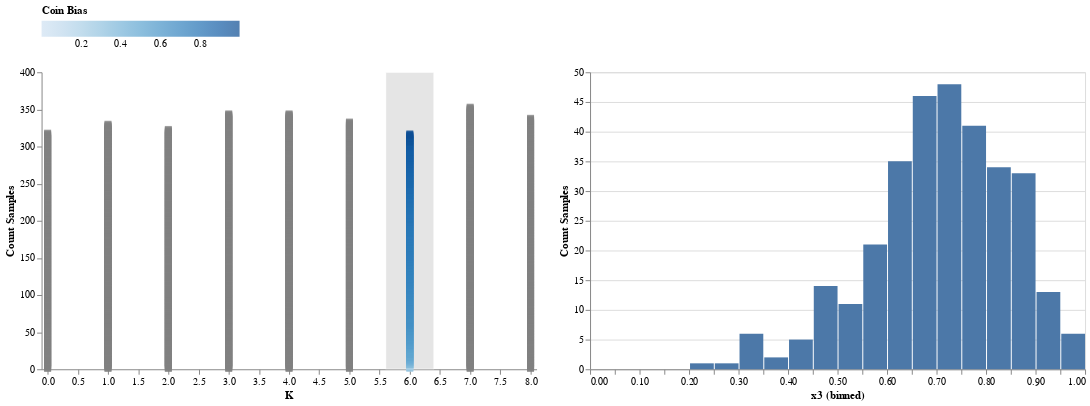

Source (notebook cell):
### Code cell
points = df |> vl"""
{
"hconcat" : [
  {

    "view":{"stroke" : null},
    "layer": [{

    
    "selection": {
      "brush": {"type": "interval","encodings": ["x"],"init":{"x": [5.6, 6.4]}}
    },
    "view":{"stroke" : null},
    "width": 500,
    "height": 300,
    "mark": {"type": "square"},
    "encoding": {
        "x": {"field": "x1", "type": "quantitative","axis": {"grid":false, "title":"K"},"scale":{"domain":[-0.1,8.1]}},
        "y": {"field": "x2", "type": "quantitative", "axis": {"grid":false, "title":"Count Samples"}},
        "size":{"value":50},
        "color": {
              "condition": {"selection": "brush", "field": "x3", "type": "quantitative","title":"Coin Bias",
              "legend": {"orient": "top", "title": "Coin Bias"}
                            },
              "value": "grey"
            }
        }
}]},
  {
    "layer":[{
    "transform": [
      {"filter": {"selection": "brush"}}
    ],
    "width": 500,
    "height": 300,
    "mark": "bar",
    "encoding": {
    "x": {
        "bin":{"maxbins":20},
        "field": "x3",
        "type": "quantitative"
    },
    "y": {
        "aggregate": "count",
        "type": "quantitative",
        "title": "Count Samples"
      }
    }}
    ]
}]
}
"""

### Figure 1 — Vega-Lite specification as saved in the notebook (floating-point values rounded to 4 significant figures; data arrays with more than 128 entries replaced by an {"elided": "..."} marker saying what was removed)
{"data": {"values": {"elided": "3000 records"}}, "hconcat": [{"layer": [{"encoding": {"color": {"condition": {"field": "x3", "legend": {"orient": "top", "title": "Coin Bias"}, "selection": "brush", "title": "Coin Bias", "type": "quantitative"}, "value": "grey"}, "size": {"value": 50}, "x": {"axis": {"grid": false, "title": "K"}, "field": "x1", "scale": {"domain": [-0.1, 8.1]}, "type": "quantitative"}, "y": {"axis": {"grid": false, "title": "Count Samples"}, "field": "x2", "type": "quantitative"}}, "height": 300, "mark": {"type": "square"}, "selection": {"brush": {"encodings": ["x"], "init": {"x": [5.6, 6.4]}, "type": "interval"}}, "view": {"stroke": null}, "width": 500}], "view": {"stroke": null}}, {"layer": [{"encoding": {"x": {"bin": {"maxbins": 20}, "field": "x3", "type": "quantitative"}, "y": {"aggregate": "count", "title": "Count Samples", "type": "quantitative"}}, "height": 300, "mark": "bar", "transform": [{"filter": {"selection": "brush"}}], "width": 500}]}]}
